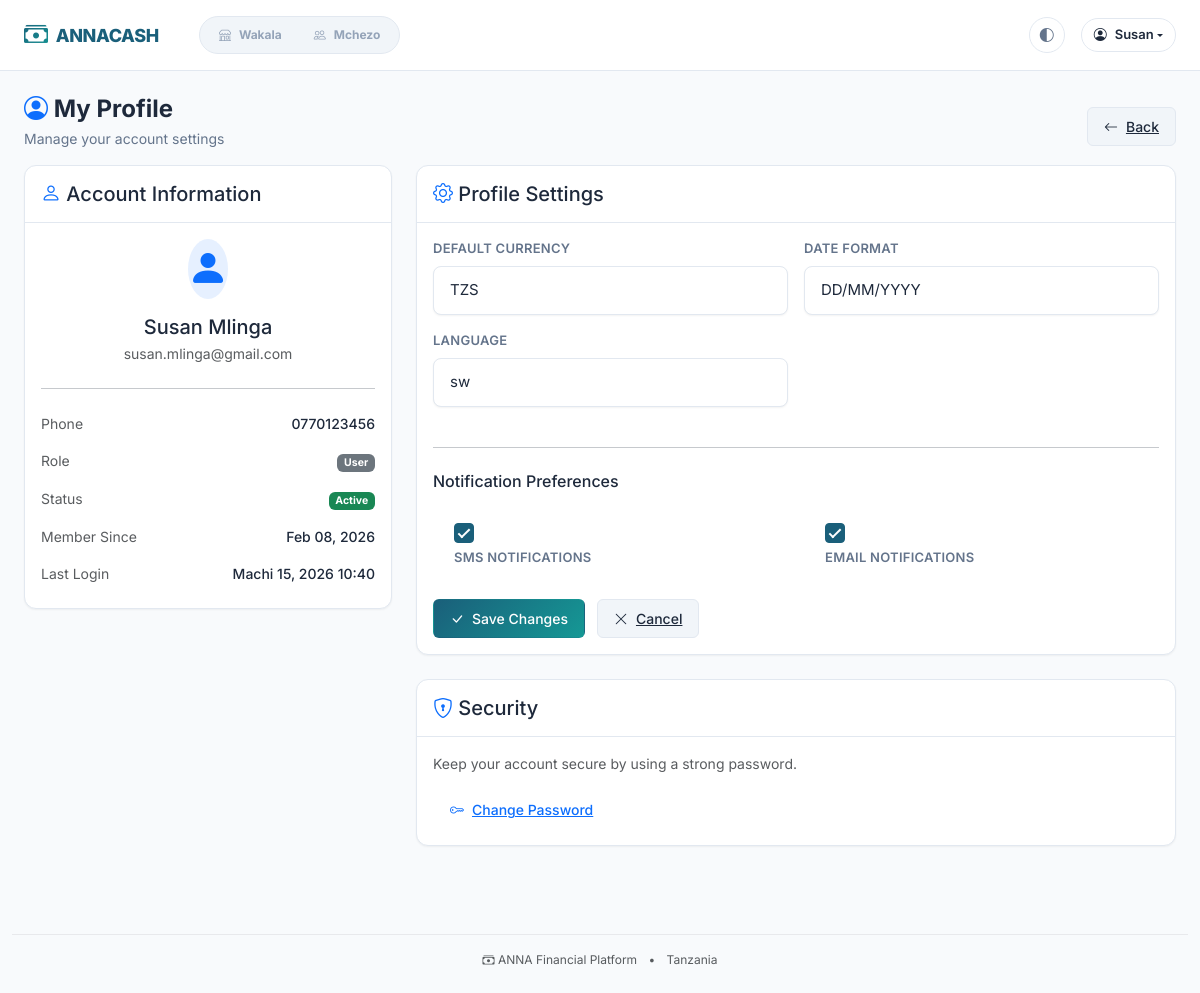
Page /accounts/profile/ (signed in) on the committed database.
### accounts/models.py (models this page shows, shortened)
class User(AbstractBaseUser, PermissionsMixin):
    email = models.EmailField(unique=True)
    phone_number = models.CharField(max_length=20, unique=True, blank=True, null=True)
    first_name = models.CharField(max_length=100)
    last_name = models.CharField(max_length=100)
    is_active = models.BooleanField(default=True)
    is_staff = models.BooleanField(default=False)
    is_superuser = models.BooleanField(default=False)
    date_joined = models.DateTimeField(default=timezone.now)
    last_login = models.DateTimeField(blank=True, null=True)
    profile_image = models.ImageField(upload_to="profiles/", blank=True, null=True)
    bio = models.TextField(blank=True)
    timezone = models.CharField(max_length=50, default="Africa/Nairobi")
    national_id = models.CharField(max_length=20, blank=True, null=True)
    region = models.CharField(max_length=100, blank=True)
    district = models.CharField(max_length=100, blank=True)
    objects = UserManager()
    USERNAME_FIELD = "email"
    REQUIRED_FIELDS = ["first_name", "last_name"]
    class Meta:
        verbose_name = "User"
        verbose_name_plural = "Users"
        ordering = ["-date_joined"]
    def get_full_name(self):
        return f"{self.first_name} {self.last_name}".strip()

class UserProfile(models.Model):
    user = models.OneToOneField(User, on_delete=models.CASCADE, related_name="profile")
    default_currency = models.CharField(max_length=3, default="TZS")
    date_format = models.CharField(max_length=20, default="DD/MM/YYYY")
    language = models.CharField(max_length=10, default="sw")  # Swahili default
    sms_notifications = models.BooleanField(default=True)
    email_notifications = models.BooleanField(default=True)
    dashboard_layout = models.JSONField(default=dict, blank=True)
    created_at = models.DateTimeField(auto_now_add=True)
    updated_at = models.DateTimeField(auto_now=True)
    class Meta:
        verbose_name = "User Profile"
        verbose_name_plural = "User Profiles"

### accounts/views.py (the view)
# urls.py: path("profile/", views.UserProfileView.as_view(), name="profile"),
class UserProfileView(LoginRequiredMixin, UpdateView):
    model = UserProfile
    form_class = UserProfileForm
    template_name = "accounts/profile.html"
    success_url = reverse_lazy("accounts:profile")
    def get_object(self, queryset=None):
        profile, created = UserProfile.objects.get_or_create(user=self.request.user)
        return profile
    def get_context_data(self, **kwargs):
        context = super().get_context_data(**kwargs)
        context["user"] = self.request.user
        return context

### templates/accounts/profile.html (shortened to what this page needs)
{% extends 'base.html' %}
{% block content %}
<div class="anna-page-header">
    <div class="d-flex justify-content-between align-items-start flex-wrap">
        <div class="me-3">
            <h4 class="anna-page-title">
                <i class="bi bi-person-circle text-primary"></i> My Profile
            </h4>
            <p class="anna-page-subtitle">Manage your account settings</p>
        </div>
        <div class="anna-page-actions">
            <a href="{% url 'dashboard:home' %}" class="anna-btn anna-btn-secondary">
                <i class="bi bi-arrow-left"></i> <span class="d-none d-sm-inline">Back</span>
            </a>
        </div>
    </div>
</div>
<div class="row">
    <div class="col-lg-4 mb-4">
        <div class="anna-card">
            <div class="anna-card-header">
                <h5 class="mb-0">
                    <i class="bi bi-person text-primary"></i> Account Information
                </h5>
            </div>
            <div class="anna-card-body">
                <div class="text-center mb-4">
                    <div class="avatar-lg bg-primary bg-opacity-10 text-primary rounded-circle d-inline-flex align-items-center justify-content-center mb-3">
                        <i class="bi bi-person-fill fs-1"></i>
                    </div>
                    <h5 class="mb-1">{{ user.get_full_name|default:user.email }}</h5>
                    <p class="text-muted mb-0">{{ user.email }}</p>
                </div>
                <hr>
                <ul class="list-unstyled mb-0">
                    <li class="d-flex justify-content-between py-2">
                        <span class="text-muted">Phone</span>
                        <span class="fw-medium">{{ user.phone_number|default:"-" }}</span>
                    </li>
                    <li class="d-flex justify-content-between py-2">
                        <span class="text-muted">Role</span>
                        <span class="fw-medium">
                            {% if user.is_superuser %}
                                <span class="badge bg-danger">Superuser</span>
                            {% elif user.is_staff %}
                                <span class="badge bg-warning text-white">Staff</span>
                            {% else %}
                                <span class="badge bg-secondary">User</span>
                            {% endif %}
                        </span>
                    </li>
                    <li class="d-flex justify-content-between py-2">
                        <span class="text-muted">Status</span>
                        <span class="fw-medium">
                            {% if user.is_active %}
                                <span class="badge bg-success">Active</span>
                            {% else %}
                                <span class="badge bg-danger">Inactive</span>
                            {% endif %}
                        </span>
                    </li>
                    <li class="d-flex justify-content-between py-2">
                        <span class="text-muted">Member Since</span>
                        <span class="fw-medium">{{ user.date_joined|date:"M d, Y" }}</span>
                    </li>
                    <li class="d-flex justify-content-between py-2">
                        <span class="text-muted">Last Login</span>
                        <span class="fw-medium">{{ user.last_login|date:"M d, Y H:i" }}</span>
                    </li>
                </ul>
            </div>
        </div>
    </div>
    <div class="col-lg-8 mb-4">
        <div class="anna-card">
            <div class="anna-card-header">
                <h5 class="mb-0">
                    <i class="bi bi-gear text-primary"></i> Profile Settings
                </h5>
            </div>
            <div class="anna-card-body">
                <form method="post" novalidate>
                    <div class="row g-3">
                        <div class="col-md-6">
                            <label for="{{ form.default_currency.id_for_label }}" class="form-label">
                                {{ form.default_currency.label }}
                            </label>
                            {{ form.default_currency }}
                        </div>
                        <div class="col-md-6">
                            <label for="{{ form.date_format.id_for_label }}" class="form-label">
                                {{ form.date_format.label }}
                            </label>
                            {{ form.date_format }}
                        </div>
                        <div class="col-md-6">
                            <label for="{{ form.language.id_for_label }}" class="form-label">
                                {{ form.language.label }}
                            </label>
                            {{ form.language }}
                        </div>
                        <div class="col-12">
                            <hr class="my-4">
                            <h6 class="mb-3">Notification Preferences</h6>
                        </div>
                        <div class="col-md-6">
                            <div class="form-check">
                                {{ form.sms_notifications }}
                                <label class="form-check-label" for="{{ form.sms_notifications.id_for_label }}">
                                    {{ form.sms_notifications.label }}
                                </label>
                            </div>
                        </div>
                        <div class="col-md-6">
                            <div class="form-check">
                                {{ form.email_notifications }}
                                <label class="form-check-label" for="{{ form.email_notifications.id_for_label }}">
                                    {{ form.email_notifications.label }}
                                </label>
                            </div>
                        </div>
                        <div class="col-12 mt-4">
                            <button type="submit" class="anna-btn anna-btn-primary">
                                <i class="bi bi-check-lg"></i> Save Changes
                            </button>
                            <a href="{% url 'accounts:profile' %}" class="anna-btn anna-btn-secondary ms-2">
                                <i class="bi bi-x-lg"></i> Cancel
                            </a>
                        </div>
                    </div>
                </form>
            </div>
        </div>
        <div class="anna-card mt-4">
            <div class="anna-card-header">
                <h5 class="mb-0">
                    <i class="bi bi-shield-lock text-primary"></i> Security
                </h5>
            </div>
            <div class="anna-card-body">
                <p class="text-muted mb-3">
                    Keep your account secure by using a strong password.
                </p>
                <a href="{% url 'accounts:password_change' %}" class="anna-btn anna-btn-outline-primary">
                    <i class="bi bi-key"></i> Change Password
                </a>
            </div>
        </div>
    </div>
</div>
{% endblock %}

### templates/base.html (shortened to what this page needs)
<!DOCTYPE html>
<html lang="sw">
<head>
    {% load static %}
    <link href="https://cdn.jsdelivr.net/npm/bootstrap@5.3.0/dist/css/bootstrap.min.css" rel="stylesheet">
    <link href="https://cdn.jsdelivr.net/npm/bootstrap-icons@1.11.0/font/bootstrap-icons.css" rel="stylesheet">
    <link href="{% static 'css/variables.css' %}" rel="stylesheet">
    <link href="{% static 'css/anna.css' %}" rel="stylesheet">
</head>
<body>
    <nav class="navbar navbar-expand-lg anna-navbar">
        <div class="container-fluid px-3 px-lg-4">
            <a class="navbar-brand anna-navbar-brand" href="/">
                <i class="bi bi-cash-stack"></i> ANNACASH
            </a>
            {% if user.is_authenticated %}
            <div class="collapse navbar-collapse" id="navbarNav">
                <div class="anna-app-switcher ms-lg-4 me-auto d-none d-lg-flex">
                    {% if has_wakala_access %}
                    <a href="{% url 'dashboard:app_switcher' %}?app=wakala" class="anna-app-switcher-btn {% if request.path|slice:':8' == '/wakala' or '/wakala/' in request.path %}active{% endif %}">
                        <i class="bi bi-shop"></i> Wakala
                    </a>
                    {% endif %}
                    {% if has_mchezo_access %}
                    <a href="{% url 'dashboard:app_switcher' %}?app=mchezo" class="anna-app-switcher-btn {% if request.path|slice:':7' == '/mchezo' or '/mchezo/' in request.path %}active{% endif %}">
                        <i class="bi bi-people"></i> Mchezo
                    </a>
                    {% endif %}
                </div>
                <div class="d-flex flex-column flex-lg-row align-items-lg-center gap-3 mt-3 mt-lg-0 ms-auto">
                    <button class="theme-toggle d-none d-lg-flex" title="Cycle theme">
                        <i class="bi bi-circle-half"></i>
                    </button>
                    <div class="dropdown d-none d-lg-block">
                        <button class="anna-user-menu-btn dropdown-toggle d-flex align-items-center" type="button" data-bs-toggle="dropdown" aria-expanded="false">
                            <i class="bi bi-person-circle me-2"></i>
                            <span class="d-none d-sm-inline">{{ user.first_name|default:user.email|truncatechars:15 }}</span>
                        </button>
                    </div>
                </div>
            </div>
            {% endif %}
        </div>
    </nav>
    <main class="container-fluid px-3 px-lg-4 py-4">
        {% block content %}{% endblock %}
    </main>
    <footer class="text-center py-4 text-muted" style="font-size: 0.75rem;">
        <div class="container-fluid">
            <hr class="my-3" style="opacity: 0.1;">
            <p class="mb-0">
                <i class="bi bi-cash-stack"></i> ANNA Financial Platform
                <span class="mx-2">•</span>
                Tanzania
            </p>
        </div>
    </footer>
</body>
</html>

### rows in the picture
User: first_name "Susan", get_full_name "Susan Mlinga", email "susan.mlinga@gmail.com", phone_number "0770123456", date_joined "Feb 08, 2026", last_login "Machi 15, 2026 10:40"
UserProfile: default_currency "TZS", date_format "DD/MM/YYYY", language "sw", sms_notifications "☑", email_notifications "☑"
